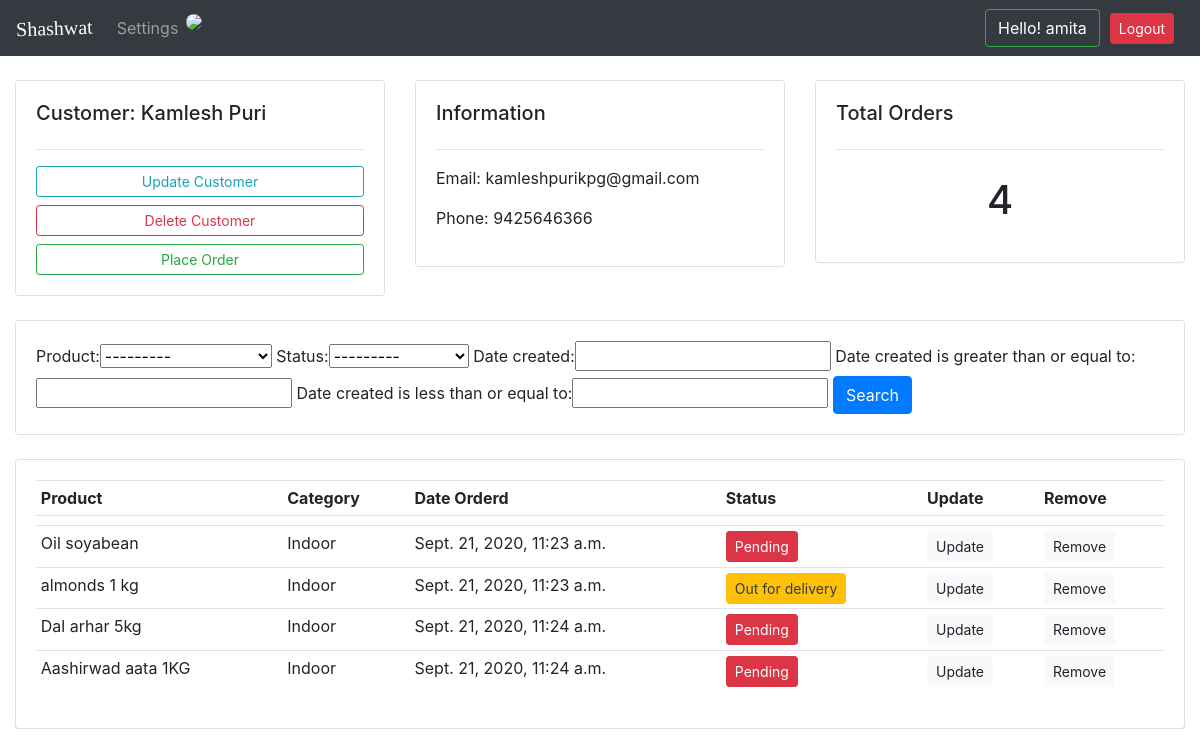
The page /customers/5/ (signed in) on the database its author committed.
### accounts/models.py (models this page shows, shortened)
class Customer(models.Model):
    user = models.OneToOneField(User, null=True, on_delete=models.CASCADE)
    name = models.CharField(max_length=100, null=True)
    phone = models.CharField(max_length=100, null=True)
    email = models.CharField(max_length=100, null=True)
    date_created = models.DateTimeField(auto_now_add=True, null=True)
    profile_pic = models.ImageField(blank=True, default= " ", upload_to='images/' )

class Order(models.Model):
    STATUS = (
        ('Pending','Pending'),
        ('Out for delivery', 'Out for delivery'),
        ('Delivered','Delivered'),
    )
    Customer = models.ForeignKey(Customer, null=True, blank=True, on_delete= models.SET_NULL)
    Product = models.ForeignKey(Product, null=True, on_delete= models.SET_NULL)
    status = models.CharField(max_length=100, null=True, choices=STATUS)
    date_created = models.DateTimeField(auto_now_add=True, null =True)
    tags = models.ManyToManyField(Tag)

class Product(models.Model):
    CATEGORY = (
        ('Indoor','Indoor'),
        ('Outdoor','Out door'),
    )
    name = models.CharField(max_length=100, null =True)
    price = models.FloatField(null=True)
    category = models.CharField(max_length=100, null =True, choices=CATEGORY)
    date_created = models.DateTimeField(auto_now_add=True, null =True)
    description =  models.CharField(max_length=100, null =True)
    def __str__(self):
        return self.name

### accounts/views.py (the view)
# urls.py: path('customers/<str:customer_id>/', views.customers, name='customer'),
@login_required(login_url='/login/')
def customers(request, customer_id):
    individual_customer = Customer.objects.get(id=customer_id)
    orders = individual_customer.order_set.all()
    order_count = orders.count()
    search_filter = order_filter(request.GET, queryset=orders )
    orders = search_filter.qs
    context = {
        'customer': individual_customer,
        'orders': orders,
        'order_count': order_count,
        'search_filter' : search_filter,
    }
    return render(request, 'customers.html', context)

### templates/customers.html
{%  extends 'main.html' %}
{% block content %}
<br>
<div class="row">
	<div class="col-md">
		<div class="card card-body">
			<h5>Customer: {{customer.name}}</h5>
			<hr>
			<a class="btn btn-outline-info  btn-sm btn-block" href="">Update Customer</a>
			<a class="btn btn-outline-danger  btn-sm btn-block" href="">Delete Customer</a>
			<a class="btn btn-outline-success btn-sm btn-block" href="{% url 'create_order' customer.id %}">Place Order</a>
		</div>
	</div>
	<div class="col-md">
		<div class="card card-body">
			<h5> Information </h5>
			<hr>
			<p>Email: {{customer.email}}</p>
			<p>Phone: {{customer.phone}}</p>
		</div>
	</div>
	<div class="col-md">
		<div class="card card-body">
			<h5>Total Orders</h5>
			<hr>
			<h1 style="text-align: center;padding: 10px">{{order_count}}</h1>
		</div>
	</div>
</div>
<br>
<div class="row">
	<div class="col">
		<div class="card card-body">
			<form method="get">
			{{search_filter.form}}
		    <button class="btn btn-primary" type="submit">Search</button>
		  </form>
		</div>
	</div>
</div>
<br>
<div class="row">
	<div class="col-md">
		<div class="card card-body">
			<table class="table table-sm">
				<tr>
					<th>Product</th>
					<th>Category</th>
					<th>Date Orderd</th>
					<th>Status</th>
					<th>Update</th>
					<th>Remove</th>
				</tr>
				<tr><td></td><td></td><td></td><td></td><td></td><td></td></tr>
				{% for order in orders %}
					<tr>
						<td>{{order.Product}}</td>
						<td>{{order.Product.category}}</td>
						<td>{{order.date_created}}</td>
						<td>
							{% if order.status == "Delivered" %}
							<span class = 'btn btn-success btn-sm'>{{order.status}}</span>
							{% elif order.status == "Pending" %}
							<span class = 'btn btn-danger text-white btn-sm'>{{order.status}}</span>
							{% elif order.status == "Out for delivery" %}
							<span class = 'btn btn-warning text-dark btn-sm'>{{order.status}}</span>
							{% endif %}
						</td>
						<td><a href="{% url 'update_order' order.id %}"><button type="button" class="btn btn-light btn-sm">Update</button></a>
						<td><a href="{% url 'delete_order' order.id %}"><button type="button" class="btn btn-light btn-sm">Remove</button></a>
					</tr>
				{% endfor %}
			</table>
		</div>
	</div>
</div>
{% endblock %}

### templates/navbar.html (shortened to what this page needs)
<nav class="navbar navbar-expand-lg navbar-dark bg-dark">
  <div class="collapse navbar-collapse" id="navbarNav">
    <a class="navbar-brand" href="#" style="font-family:'opan snas';transform:rotate(-2deg);" >Shashwat</a>
      <ul class="navbar-nav">
      {% if not request.user.is_staff %}
        <li class="nav-item">
            <a class="nav-link" href="{% url 'user_settings' %}">Settings</a>
        </li>
        <li class="nav-item">
            <img id="navbar-profile-icon" src="{{request.user.customer.profile_pic.url}}">
        </li>
      {% endif %}
      </ul>
  </div>
  <span>
    <button class="btn btn-outline-success bt-sm logout_user">Hello! {{request.user}}</button></a>
  </span>
  <span>
    <a class="nav-item logout_user" href="{% url 'logout' %}" ><button class="btn btn-danger btn-sm">Logout </button></a>
  </span>
</nav>

### crm/static/css/main.css (style rules this page uses)
body { background-color: #ebeff5; }

### templates/navbar.html (style rules this page uses)
.logout_user { margin-right: 10px; color: #fff; }
#navbar-profile-icon { max-width: 60px; max-height:60px; margin: 0 auto; border-radius: 50%; }

### rows shown on the page
Customer: name "Kamlesh Puri", email "kamleshpurikpg@gmail.com", phone "9425646366"
Order: Product "Oil soyabean", Product.category "Indoor", date_created "Sept. 21, 2020, 11:23 a.m.", status "Pending"
Order: Product "almonds 1 kg", Product.category "Indoor", date_created "Sept. 21, 2020, 11:23 a.m.", status "Out for delivery"
Order: Product "Dal arhar 5kg", Product.category "Indoor", date_created "Sept. 21, 2020, 11:24 a.m.", status "Pending"
Order: Product "Aashirwad aata 1KG", Product.category "Indoor", date_created "Sept. 21, 2020, 11:24 a.m.", status "Pending"

### other values the page prints
{{ request.user }} "amita"
{{ order_count }} "4"
